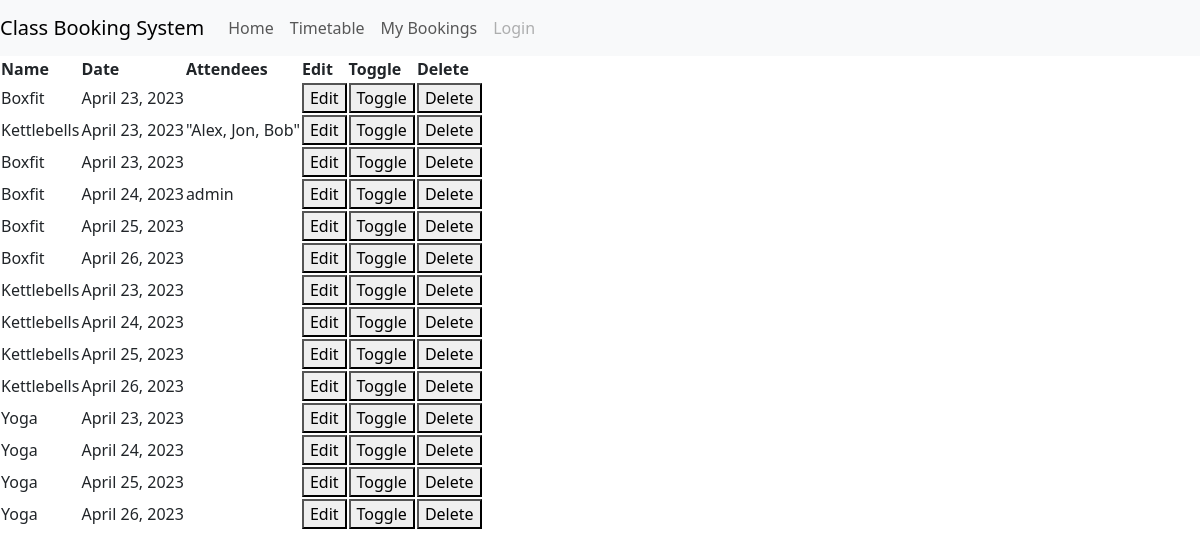
The app's page /, older data.
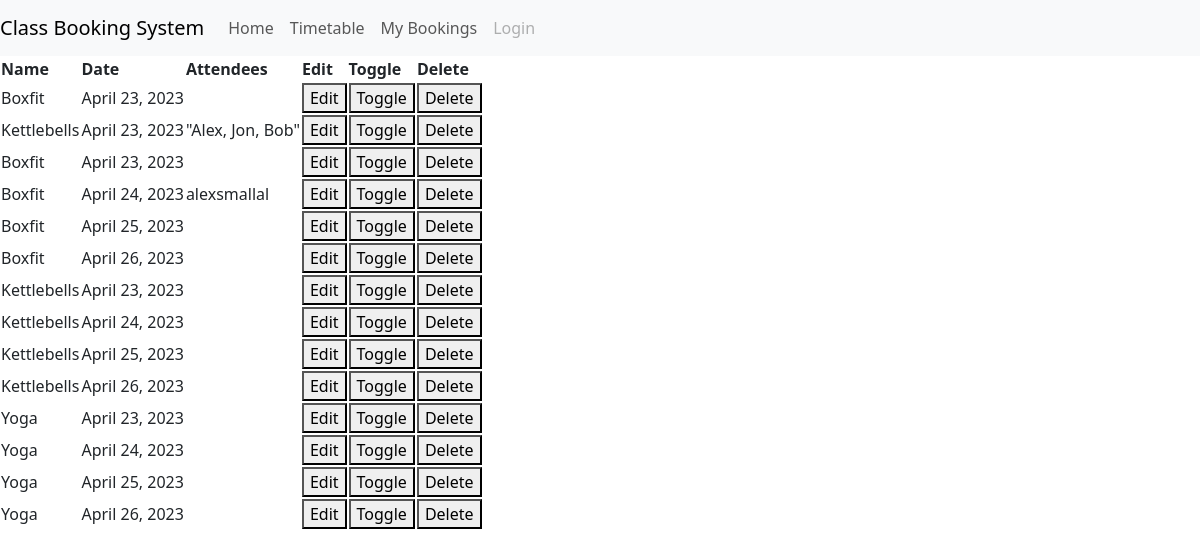
The same page, newer data.
### classbooking_app/models.py (models this page shows, shortened)
class Session(models.Model):
    name = models.CharField(max_length=50, null=False, blank=False, default="test_class")
    date = models.DateField(default=date.today())
    time = models.TimeField(default=datetime.now())
    spaces = models.IntegerField(default=25)
    location = models.CharField(max_length=50, default='Studio A')
    running = models.BooleanField(default=True)
    attendees = models.CharField(max_length=500, null=False, blank=False, default="")

### classbooking_app/views.py (the view)
# urls.py: path('', views.get_bookings, name='get_bookings'),
def get_bookings(request):
    bookings = Session.objects.all()
    context = {
        'bookings': bookings
    }
    return render(request, 'classbooking_app/bookings.html', context)

### classbooking_app/templates/classbooking_app/bookings.html (shortened to what this page needs)
{% extends 'classbooking_app/base.html' %}
{% block content %}
</body>
    <table>
        <th>Name</th>
        <th>Date</th>
        <th>Attendees</th>
        <th>Edit</th>
        <th>Toggle</th>
        <th>Delete</th>
        {% for booking in bookings %}
        <tr>
        <td>{{ booking.name }}</td>
        <td>{{ booking.date }}</td>
        <td>{{ booking.attendees }}</td>
        <td><a href="/edit/{{ booking.id}}"><button>Edit</button></a></td>
        <td><a href="/toggle/{{ booking.id}}"><button>Toggle</button></a></td>
        <td><a href="/delete/{{ booking.id}}"><button>Delete</button></a></td>
        </tr>
        {% endfor %}
    </table>
{% endblock %}

Row changes from the older to the newer data that the page shows:
changed Session: attendees "admin" → "alexsmallal"
